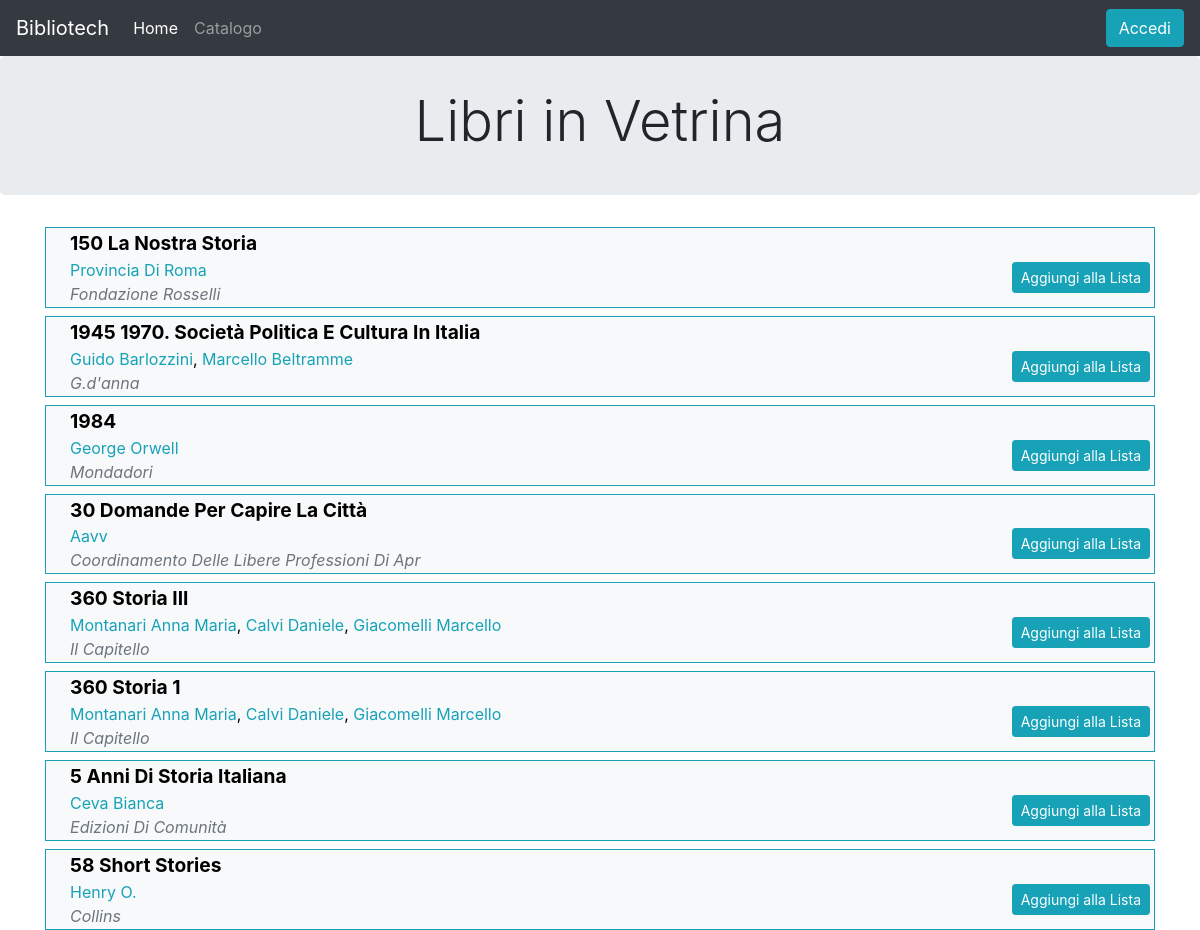
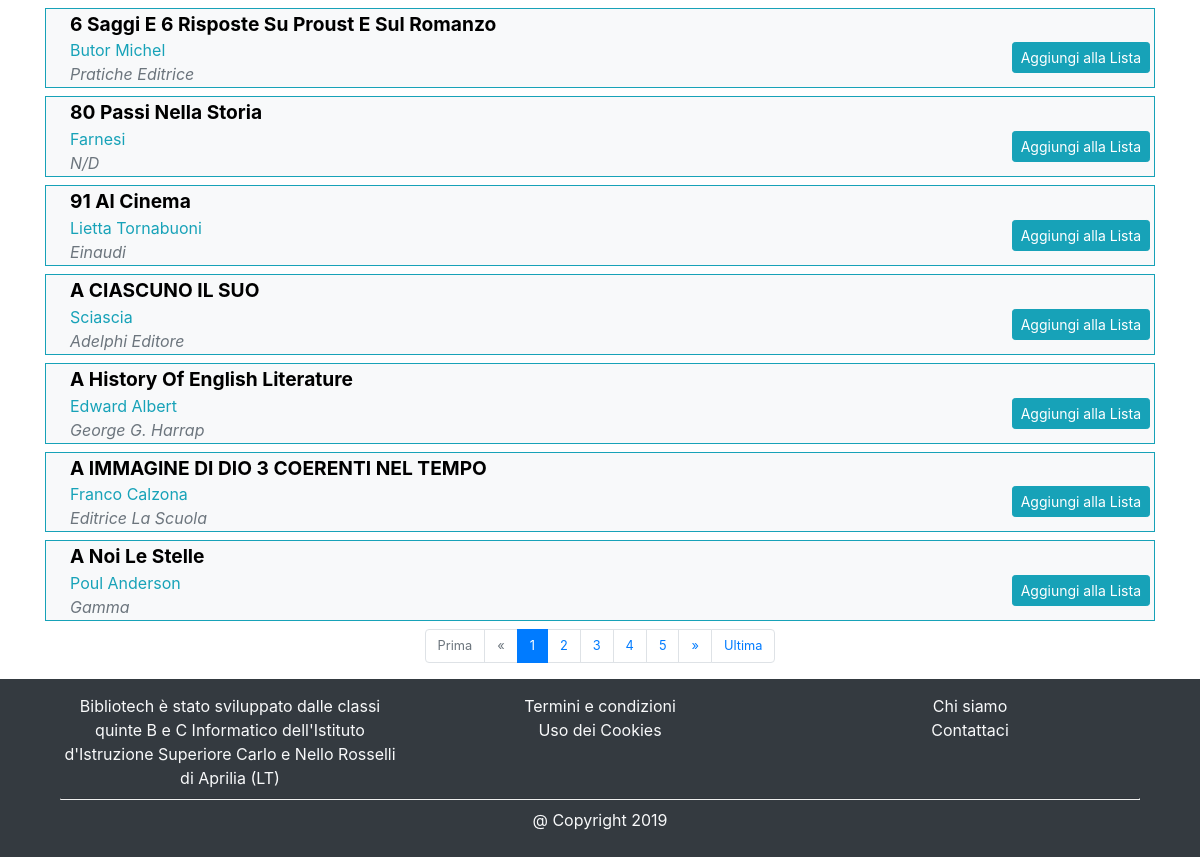
The page /pages/index.php on the database its author committed (2 pictures, top to bottom).
### tables this page shows
CREATE TABLE Libri (
  ISBN CHAR(13) NOT NULL,
  Titolo VARCHAR(80) NOT NULL,
  Descrizione VARCHAR(200) NULL,
  AnnoPubblicazione INT NULL,
  DataAggiunta DATE NOT NULL,
  idGenere INT NOT NULL,
  idTipo INT NOT NULL,
  idEditore INT NOT NULL,
  idCollana INT NULL,
  idLingua INT NOT NULL,
  PRIMARY KEY (ISBN),
  FOREIGN KEY (idGenere) REFERENCES Generi(idGenere),
  FOREIGN KEY (idTipo) REFERENCES Tipologie(idTipologia),
  FOREIGN KEY (idEditore) REFERENCES Editori(idEditore),
  FOREIGN KEY (idCollana) REFERENCES Collane(idCollana),
  FOREIGN KEY (idLingua) REFERENCES Lingue(idLingua),

  FULLTEXT(Titolo)
);

CREATE TABLE Autori (
  idAutore INT NOT NULL AUTO_INCREMENT,
  NomeAutore VARCHAR(45) NOT NULL,
  CognomeAutore VARCHAR(45) NOT NULL,
  DataNascita DATE NOT NULL,
  DataMorte DATE NULL,
  Descrizione VARCHAR(200) NULL,
  NomeArte VARCHAR(45) NULL,
  idNazionalita INT NOT NULL,
  idCittaNascita INT NOT NULL,
  idCittaMorte INT NULL,
  PRIMARY KEY (idAutore),
  FOREIGN KEY (idNazionalita) REFERENCES Nazionalita(idNazionalita),
  FOREIGN KEY (idCittaNascita) REFERENCES Citta(idCitta),
  FOREIGN KEY (idCittaMorte) REFERENCES Citta(idCitta),

  FULLTEXT(NomeAutore),
  FULLTEXT(CognomeAutore),
  FULLTEXT(NomeArte)
);

CREATE TABLE Editori (
  idEditore INT NOT NULL AUTO_INCREMENT,
  Nome VARCHAR(45) NOT NULL,
  Descrizione VARCHAR(200) NULL,
  PRIMARY KEY (idEditore),

  FULLTEXT(Nome)
);

### php/access-denied.php (called while the page is built, shortened)
<?php
    function ottieniLivelloDiAccesso() {
        if ($codFiscale = logged()) {
            $conn = connettitiAlDb();
            $ris = mysqli_query($conn, "SELECT Permessi FROM Utenti WHERE CodFiscale = '$codFiscale'");
            return (int) mysqli_fetch_row($ris)[0];
        }
        else return UTENTE_NON_REGISTRATO;
    }
?>

### php/paginazione.php (the view, shortened to what this page needs)
<link rel="stylesheet" href="../css/paginazione.css">
<?php
function ristampaQueryTranne($tranne)
{
    $nuovoUrl = '?';
    return $nuovoUrl;
}
function paginazione($query)
{
    $conn = connettitiAlDb();
    $res = mysqli_query($conn, $query);
    $pagina = 0;
    $totLibri = mysqli_num_rows($res);
    $maxLibri = 15;
    $totPagine = ceil($totLibri / $maxLibri);
    if (isset($_GET["page"])) {
        $pagina = $_GET["page"];
    } else {
        $pagina = 0;
    }
    $qryPagina = $query . " LIMIT " . $maxLibri . " OFFSET " . ($maxLibri * $pagina);
    $res2 = mysqli_query($conn, $qryPagina);
    while ($libro = mysqli_fetch_assoc($res2)) {
        stampaLibro($libro, $conn);
    }
    stampaBarra($pagina, $totPagine);
    return 1;
}
function stampaBarra($pagina, $totPagine)
{
    $urlComune = ristampaQueryTranne('page');
    $classi = "navbar-font-size";
    if ($totPagine > 1) {
        echo '<div class="dividerPagine" style="margin:auto">';
        echo '<nav aria-label="Page navigation example">';
        echo '<ul class="pagination justify-content-center">';
        echo '<li class="' . $classi . ' page-item' . ($pagina == 0 ? " disabled" : "") . '">';
        echo '<a class="page-link" href="' . $urlComune . 'page=0">Prima</a>';
        echo '</li>';
        echo '<li class="page-item' . ($pagina == 0 ? " disabled" : "") . '">';
        echo '<a class="' . $classi . ' page-link" href="' . $urlComune . 'page=' . ($pagina - 1 > 0 ? $pagina - 1 : 0) . '">«</a>';
        echo '</li>';
        if ($totPagine <= 1) echo $pagina;
        else {
            $indietro = $pagina;
            $avanti  = $totPagine - $pagina;
            $indietro = $indietro > 5 ? 5 : $indietro;
            $avanti = $avanti > 5 ? 5 : $avanti;
            for ($i = $pagina - $indietro; $i < $pagina + $avanti; $i++) {
                echo '<li class="page-item ' . ($i == $pagina ? "active" : "") . '">';
                echo '<a class="' . $classi . ' page-link" href="' . $urlComune . 'page=' . $i . '">' . ($i + 1) . '</a>';
                echo '</li>';
            }
        }
        echo '<li class="' . $classi . ' page-item' . ($pagina == $totPagine - 1 ? " disabled" : "") . '">';
        echo '<a class="page-link" href="' . $urlComune . 'page=' . ($pagina + 1 < $totPagine ? $pagina + 1 : $totPagine - 1) . '">»</a>';
        echo '</li>';
        echo '<li class="' . $classi . ' page-item' . ($pagina == $totPagine - 1 ? " disabled" : "") . '">';
        echo '<a class="page-link" href="' . $urlComune . 'page=' . ($totPagine - 1) . '">Ultima</a>';
        echo '</li></ul></nav></div></div>';
    } else {
        echo "<br><br><br>";
    }
}
function stampaLibro($libro, $conn)
{
    $isbn = $libro["ISBN"];
    $bibliotecario = "";
    $userid = logged();
    $linklista = "";
    echo '<button onClick="location.href=' . "'libro.php?ISBN=" . $libro["ISBN"] . "'" . '" class="pl-4 margin-auto text-left container-fluid bg-light mb-2 border border-info">';
    echo "  <b style='font-size:1.2em;'>" . $libro["Titolo"] . "</b>";
    echo "  <div class='row'>";
    echo '      <div class="col-10">';
    echo "          <span>" . creaListaAutori($libro["ISBN"], $conn) . "</span>";
    echo "          <br><span><i><a class='text-secondary' href='catalogo.php?titolo=&cerca=1&autore=&editore=" . $libro["nomeEditore"] . "&collana=&tipologia=&genere=$bibliotecario'> " . $libro["nomeEditore"] . "</a></i></span>";
    echo "      </div>";
    echo "      <div class='col text-right p-1'>";
    if (!isset($_GET['bibliotecario'])) {
        if ($userid != "") {
            $qc = "SELECT *
                    FROM Lista_Interessi
                    WHERE ISBNLibro = '$isbn'
                    AND codFiscaleUtente = '$userid'";
            $qcres = mysqli_query($conn, $qc) or die(mysqli_error($conn));
            echo "<form method=GET action=''>";
            echo "<input type=text value='$isbn' name='isbn' style='display:none'>";
            if (mysqli_num_rows($qcres) > 0)
            {
                echo "<a name='rimuovi' value='$isbn' type=submit href='' class='fa fa-trash add-to-list short-text btn btn-danger btn-sm'></a>";
                echo "<a name='rimuovi' value='$isbn' type=submit href='' class='add-to-list full-text btn btn-danger btn-sm'>Rimuovi dalla Lista</a>";
            } else
            {
                echo "<a name='aggiungi' value='$isbn' type='submit' href='" . $linklista . "' class='fa fa-plus add-to-list short-text btn btn-info btn-sm'></a>";
                echo "<a name='aggiungi' value='$isbn' type='submit' href='" . $linklista . "' class='add-to-list full-text btn btn-info btn-sm'>Aggiungi alla Lista</a>";
            }
        } else {
            $linklista = "../pages/login.php";
            echo "<a href='" . $linklista . "' style='' class='add-to-list full-text btn btn-info btn-sm'>Aggiungi alla Lista</a>";
        }
    }
    echo "      </div>";
    echo "</div>";
    echo "</button>";
}
function creaListaAutori($isbnLibro, $conn)
{
    $la = "";
    $query = "SELECT CONCAT(Autori.NomeAutore, ' ', Autori.CognomeAutore) AS Autore, Autori.idAutore
              FROM Autori, Autori_Libri, Libri
              WHERE Autori.idAutore = Autori_Libri.idAutore
              AND Autori_Libri.ISBNLibro = Libri.ISBN
              AND Libri.ISBN = '$isbnLibro'";
    $res = mysqli_query($conn, $query) or die("Errore nell'esecuzione della query: " . mysqli_error($conn));
    $i = 0;
    while ($row = mysqli_fetch_row($res)) {
        if (!$row) {
            return "Nessun autore";
        } else {
            $bibliotecario = "";
            if ($i != 0)
                $la .= ", ";
            $la .= '<a class="text-info" href="catalogo.php?titolo=&cerca=1&autore=' . $row[0] . '&editore=&collana=&tipologia=&genere=' . $bibliotecario . '">' . $row[0] . '</a>';
            $i++;
        }
    }
    return $la;
}

### pages/index.php (shortened to what this page needs)
<!DOCTYPE html>
<html>
<head>
    <?php include_once "../php/imports.php";
    include_once "../php/paginazione.php";
    include '../php/connessione.php'; ?>
    <link rel="stylesheet" type="text/css" href="../css/catalogo.css">
</head>
<body class="wrapper">
    <?php $seiNellIndex = true ?>
    <?php include_once "../views/header.php"; ?>
    <div>
        <div class="jumbotron" style="padding: 2rem 2rem">
            <h1 class="display-4 text-center">Libri in Vetrina</h1>
        </div>
        <div class="container books margin-auto">
            <?php
            $query = 'SELECT Libri.ISBN, Libri.Titolo, Editori.idEditore AS idEditore, Editori.Nome AS "nomeEditore",
                    Generi.Descrizione AS "Genere",
                    Tipologie.Descrizione AS "Tipologia"
                    FROM Libri, Generi, Editori, Tipologie
                    WHERE Libri.idGenere = Generi.idGenere
                    AND Libri.idEditore = Editori.idEditore
                    AND Libri.idTipo = Tipologie.idTipologia
                    ORDER BY Libri.DataAggiunta ASC, Libri.Titolo ASC';
            paginazione($query);
            ?>
        </div>
    <?php include_once "../views/footer.php"; ?>
</body>

### php/imports.php (shortened to what this page needs)
<link rel="stylesheet" href="https://stackpath.bootstrapcdn.com/bootstrap/4.3.1/css/bootstrap.min.css">
<link rel="stylesheet" href="https://stackpath.bootstrapcdn.com/font-awesome/4.7.0/css/font-awesome.min.css">

### views/header.php (shortened to what this page needs)
<header>
    <link rel="stylesheet" type="text/css" href="../css/header.css">
    <nav class="navbar navbar-expand-lg navbar-dark light bg-dark">
        <a class="navbar-brand" href="../index.php">Bibliotech</a>
        <div class="collapse navbar-collapse" id="navbarSupportedContent">
            <ul class="navbar-nav mr-auto">
                <li class="nav-item <?php echo $seiNellIndex ? 'active' : '' ?>">
                    <a class="nav-link" href="index.php">Home</a>
                </li>
                <li class="nav-item <?php echo $seiNelCatalogo ? 'active' : '' ?>">
                    <a class="nav-link" href="catalogo.php">Catalogo</a>
                </li>
            </ul>
            <?php
            include_once '../php/access-denied.php';
            $permessi = ottieniLivelloDiAccesso();
            if ($permessi < 3) {
                $nome = $_SESSION["nome"];
                $cognome = $_SESSION["cognome"];
                $codfisc = $_SESSION["user_id"];
                echo "<div class='btn-group'>
                        <a class='button btn btn-info' href='area-personale.php'>$nome $cognome</a>
                        <button type='button' class='btn btn-info dropdown-toggle dropdown-toggle-split' data-toggle='dropdown'></button>
                        <div class='dropdown-menu dropdown-menu-lg-right'>";
                if ($permessi < 2)
                    echo "<a class='dropdown-item' href='sezione-amministrativa.php'>Sezione amministrativa</a>";
                echo "<a class='dropdown-item' href='area-personale.php'>Pagina utente</a>
                            <a class='dropdown-item' href='lista-desideri.php'>Lista dei desideri</a>
                            <a class='dropdown-item' href='cronologia-prestiti.php'>Cronologia prestiti</a>
                            <div class='dropdown-divider'></div>
                            <a class='dropdown-item' href='../php/logout.php'>Esci</a>
                        </div>
                    </div>";
            }
            else
                echo "<a class='btn btn-info ml-2' id='btnAccedi' href='login.php'>Accedi</a>";
            ?>
        </div>
    </nav>
</header>

### views/footer.php
<link rel="stylesheet" href="../css/footer.css">
<footer class="footer bg-dark text-light">
    <div class="container">
        <div class="container">
            <div class="row">
                <div class="col-sm">
                    Bibliotech è stato sviluppato dalle classi quinte B e C Informatico dell'Istituto d'Istruzione Superiore Carlo e Nello Rosselli di Aprilia (LT)
                </div>
                <div class="col-sm">
                    <a href="#" class="text-light">Termini e condizioni</a><br>
                    <a href="#" class="text-light">Uso dei Cookies</a>
                </div>
                <div class="col-sm">
                    <a href="#" class="text-light">Chi siamo</a><br>
                    <a href="#" class="text-light">Contattaci</a>
                </div>
            </div>
            <hr>
            @ Copyright <?php echo date("Y") ?>
        </div>
    </div>
</footer>

### css/paginazione.css (style rules this page uses)
.add-to-list { float: right; }

### css/footer.css (style rules this page uses)
.footer { width: 100%; color: #eee; text-align: center; padding: 5px; padding-top: 15px; padding-bottom: 25px; }
.footer hr { display: block; margin-top: 0.5em; margin-bottom: 0.5em; margin-left: auto; margin-right: auto; border-style: inset; border-width: 1px; color: #bbb; }
.wrapper { display: grid; grid-template-columns: 1fr; grid-template-rows: auto 1fr auto; min-height: 100%; width: 100%; margin: 0; }
html { height: 100%; }

### php/paginazione.php (style rules this page uses)
.navbar-font-size { font-size: 0.8em }

### rows shown on the page
libri: Titolo "150 La Nostra Storia", idEditore.Nome "Fondazione Rosselli"
autori: row "Provincia Di Roma"
libri: Titolo "1945 1970. Società Politica E Cultura In Italia"
autori: row "Guido Barlozzini"
autori: value ",", row "Marcello Beltramme"
libri: Titolo "1984", idEditore.Nome "Mondadori"
autori: row "George Orwell"
libri: Titolo "30 Domande Per Capire La Città", idEditore.Nome "Coordinamento Delle Libere Professioni Di Apr"
autori: row "Aavv"
libri: Titolo "360 Storia III", idEditore.Nome "Il Capitello"
autori: row "Montanari Anna Maria"
autori: value ",", row "Calvi Daniele"
autori: value ",", row "Giacomelli Marcello"
libri: Titolo "360 Storia 1", idEditore.Nome "Il Capitello"
libri: Titolo "5 Anni Di Storia Italiana", idEditore.Nome "Edizioni Di Comunità"
autori: row "Ceva Bianca"
libri: Titolo "58 Short Stories", idEditore.Nome "Collins"
autori: row "Henry O."
libri: Titolo "6 Saggi E 6 Risposte Su Proust E Sul Romanzo", idEditore.Nome "Pratiche Editrice"
autori: row "Butor Michel"
libri: Titolo "80 Passi Nella Storia", idEditore.Nome "N/D"
autori: row "Farnesi"
libri: Titolo "91 Al Cinema", idEditore.Nome "Einaudi"
autori: row "Lietta Tornabuoni"
libri: Titolo "A CIASCUNO IL SUO", idEditore.Nome "Adelphi Editore"
autori: row "Sciascia"
libri: Titolo "A History Of English Literature", idEditore.Nome "George G. Harrap"
autori: row "Edward Albert"
libri: Titolo "A IMMAGINE DI DIO 3 COERENTI NEL TEMPO", idEditore.Nome "Editrice La Scuola"
autori: row "Franco Calzona"
libri: Titolo "A Noi Le Stelle", idEditore.Nome "Gamma"
autori: row "Poul Anderson"
